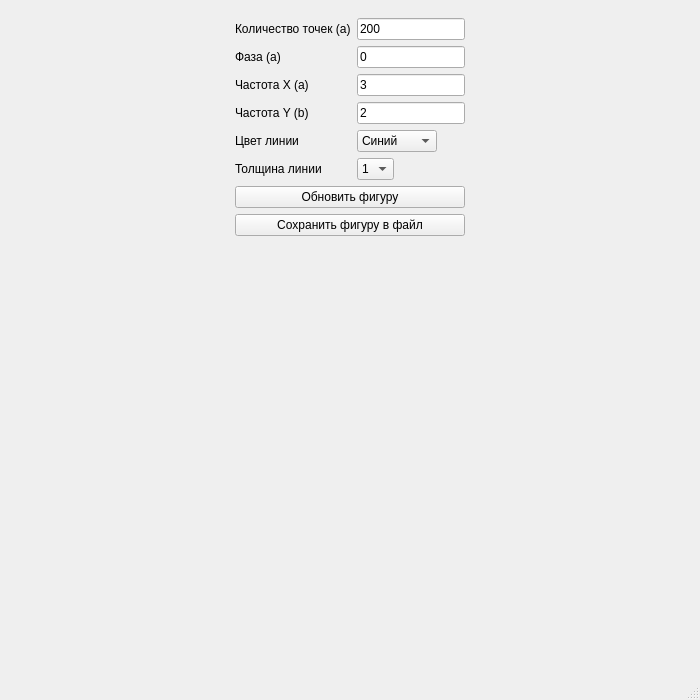
<?xml version="1.0" encoding="UTF-8"?>
<ui version="4.0">
 <class>MainWindow</class>
 <widget class="QMainWindow" name="MainWindow">
  <property name="geometry">
   <rect>
    <x>0</x>
    <y>0</y>
    <width>700</width>
    <height>700</height>
   </rect>
  </property>
  <property name="sizePolicy">
   <sizepolicy hsizetype="Preferred" vsizetype="Preferred">
    <horstretch>0</horstretch>
    <verstretch>0</verstretch>
   </sizepolicy>
  </property>
  <property name="windowTitle">
   <string>MainWindow</string>
  </property>
  <widget class="QWidget" name="centralwidget">
   <property name="layoutDirection">
    <enum>Qt::RightToLeft</enum>
   </property>
   <layout class="QHBoxLayout" name="horizontalLayout">
    <item>
     <widget class="QWidget" name="widget_2" native="true">
      <property name="sizePolicy">
       <sizepolicy hsizetype="Fixed" vsizetype="Preferred">
        <horstretch>0</horstretch>
        <verstretch>0</verstretch>
       </sizepolicy>
      </property>
      <property name="layoutDirection">
       <enum>Qt::LeftToRight</enum>
      </property>
      <layout class="QFormLayout" name="formLayout">
       <property name="fieldGrowthPolicy">
        <enum>QFormLayout::FieldsStayAtSizeHint</enum>
       </property>
       <item row="0" column="0">
        <widget class="QLabel" name="label_-2">
         <property name="text">
          <string>Количество точек (a)</string>
         </property>
        </widget>
       </item>
       <item row="0" column="1">
        <widget class="QLineEdit" name="resolution_lineedit">
         <property name="text">
          <string>200</string>
         </property>
        </widget>
       </item>
       <item row="1" column="0">
        <widget class="QLabel" name="label_-1">
         <property name="text">
          <string>Фаза (a)</string>
         </property>
        </widget>
       </item>
       <item row="1" column="1">
        <widget class="QLineEdit" name="phase_shift_lineedit">
         <property name="text">
          <string>0</string>
         </property>
        </widget>
       </item>
       <item row="2" column="0">
        <widget class="QLabel" name="label_5">
         <property name="text">
          <string>Частота X (a)</string>
         </property>
        </widget>
       </item>
       <item row="2" column="1">
        <widget class="QLineEdit" name="freq_y_lineedit">
         <property name="text">
          <string>3</string>
         </property>
        </widget>
       </item>
       <item row="3" column="0">
        <widget class="QLabel" name="label_6">
         <property name="text">
          <string>Частота Y (b)</string>
         </property>
        </widget>
       </item>
       <item row="3" column="1">
        <widget class="QLineEdit" name="freq_x_lineedit">
         <property name="text">
          <string>2</string>
         </property>
        </widget>
       </item>
       <item row="4" column="0">
        <widget class="QLabel" name="label_7">
         <property name="text">
          <string>Цвет линии</string>
         </property>
        </widget>
       </item>
       <item row="4" column="1">
        <widget class="QComboBox" name="color_combobox">
         <property name="sizePolicy">
          <sizepolicy hsizetype="Expanding" vsizetype="Fixed">
           <horstretch>0</horstretch>
           <verstretch>0</verstretch>
          </sizepolicy>
         </property>
         <item>
          <property name="text">
           <string>Синий</string>
          </property>
         </item>
         <item>
          <property name="text">
           <string>Зелёный</string>
          </property>
         </item>
         <item>
          <property name="text">
           <string>Красный</string>
          </property>
         </item>
         <item>
          <property name="text">
           <string>Жёлтый</string>
          </property>
         </item>
        </widget>
       </item>
       <item row="5" column="0">
        <widget class="QLabel" name="label_8">
         <property name="text">
          <string>Толщина линии</string>
         </property>
        </widget>
       </item>
       <item row="5" column="1">
        <widget class="QComboBox" name="width_combobox">
         <property name="sizePolicy">
          <sizepolicy hsizetype="Expanding" vsizetype="Fixed">
           <horstretch>0</horstretch>
           <verstretch>0</verstretch>
          </sizepolicy>
         </property>
         <item>
          <property name="text">
           <string>1</string>
          </property>
         </item>
         <item>
          <property name="text">
           <string>2</string>
          </property>
         </item>
         <item>
          <property name="text">
           <string>3</string>
          </property>
         </item>
         <item>
          <property name="text">
           <string>4</string>
          </property>
         </item>
        </widget>
       </item>
       <item row="6" column="0" colspan="2">
        <widget class="QPushButton" name="plot_button">
         <property name="text">
          <string>Обновить фигуру</string>
         </property>
        </widget>
       </item>
       <item row="7" column="0" colspan="2">
        <widget class="QPushButton" name="save_button">
         <property name="sizePolicy">
          <sizepolicy hsizetype="Minimum" vsizetype="Fixed">
           <horstretch>0</horstretch>
           <verstretch>0</verstretch>
          </sizepolicy>
         </property>
         <property name="text">
          <string>Сохранить фигуру в файл</string>
         </property>
        </widget>
       </item>
      </layout>
     </widget>
    </item>
   </layout>
  </widget>
  <widget class="QMenuBar" name="menubar">
   <property name="geometry">
    <rect>
     <x>0</x>
     <y>0</y>
     <width>700</width>
     <height>23</height>
    </rect>
   </property>
  </widget>
  <widget class="QStatusBar" name="statusbar"/>
 </widget>
 <resources/>
 <connections/>
</ui>
